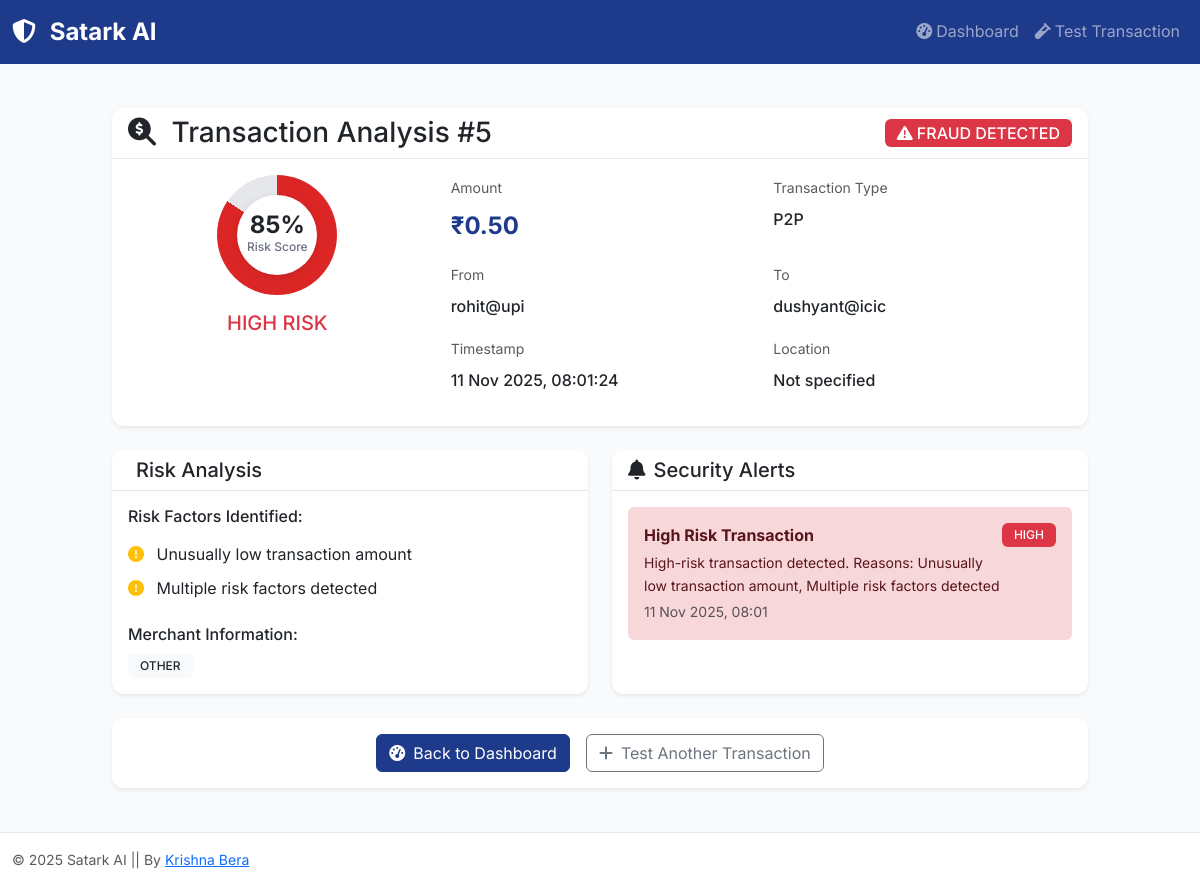
The page /transaction/5 on the database its author committed.
### models.py (models this page shows, shortened)
class Transaction(db.Model):
    id = db.Column(db.Integer, primary_key=True)
    amount = db.Column(db.Float, nullable=False)
    sender_id = db.Column(db.String(50), nullable=False)
    receiver_id = db.Column(db.String(50), nullable=False)
    transaction_type = db.Column(db.String(20), nullable=False)
    IST = timezone(timedelta(hours=5, minutes=30))
    timestamp = db.Column(db.DateTime, default=lambda: datetime.now(IST))
    is_fraud = db.Column(db.Boolean, default=False)
    risk_score = db.Column(db.Float, default=0.0)
    location = db.Column(db.String(100))
    device_id = db.Column(db.String(100))
    merchant_category = db.Column(db.String(50))
    def to_dict(self):
        return {
            'id': self.id,
            'amount': self.amount,
            'sender_id': self.sender_id,
            'receiver_id': self.receiver_id,
            'transaction_type': self.transaction_type,
            'timestamp': self.timestamp.isoformat() if self.timestamp else None,
            'is_fraud': self.is_fraud,
            'risk_score': self.risk_score,
            'location': self.location,
            'device_id': self.device_id,
            'merchant_category': self.merchant_category
        }

class FraudAlert(db.Model):
    id = db.Column(db.Integer, primary_key=True)
    transaction_id = db.Column(db.Integer, db.ForeignKey('transaction.id'), nullable=False)
    alert_type = db.Column(db.String(50), nullable=False)
    severity = db.Column(db.String(20), nullable=False)  # HIGH, MEDIUM, LOW
    message = db.Column(db.Text, nullable=False)
    timestamp = db.Column(db.DateTime, default=datetime.utcnow)
    is_resolved = db.Column(db.Boolean, default=False)
    transaction = db.relationship('Transaction', backref=db.backref('alerts', lazy=True))

### routes.py (the view)
@app.route('/transaction/<int:transaction_id>')
def transaction_result(transaction_id):
    transaction = Transaction.query.get_or_404(transaction_id)
    transaction_data = transaction.to_dict()
    reasons = fraud_detector.get_fraud_reasons(transaction_data, transaction.risk_score)
    alerts = FraudAlert.query.filter_by(transaction_id=transaction_id).all()
    return render_template('transaction_result.html',
                         transaction=transaction,
                         reasons=reasons,
                         alerts=alerts)

### fraud_detector.py (called while the page is built)
    def get_fraud_reasons(self, transaction_data, fraud_probability):
        reasons = []
        amount = transaction_data.get('amount', 0)
        hour = datetime.now(IST).hour if 'timestamp' not in transaction_data else pd.to_datetime(transaction_data['timestamp']).hour
        if amount > 50000:
            reasons.append("Very high transaction amount")
        if amount < 1:
            reasons.append("Unusually low transaction amount")
        if hour < 6 or hour > 22:
            reasons.append("Transaction at unusual hours")
        if fraud_probability > 0.8:
            reasons.append("Multiple risk factors detected")
        if not reasons:
            reasons.append("Standard risk assessment completed")
        return reasons

### templates/transaction_result.html (shortened to what this page needs)
{% extends "base.html" %}
{% block content %}
<div class="row justify-content-center">
    <div class="col-xl-10 col-lg-12">
        <div class="card border-0 shadow-sm mb-4">
            <div class="card-header bg-transparent">
                <div class="d-flex justify-content-between align-items-center">
                    <h3 class="card-title mb-0">
                        <i class="fas fa-search-dollar me-2"></i>
                        Transaction Analysis #{{ transaction.id }}
                    </h3>
                    <div class="transaction-status">
                        {% if transaction.is_fraud %}
                            <span class="badge bg-danger fs-6">
                                <i class="fas fa-exclamation-triangle me-1"></i>FRAUD DETECTED
                            </span>
                        {% else %}
                            <span class="badge bg-success fs-6">
                                <i class="fas fa-check-circle me-1"></i>LEGITIMATE
                            </span>
                        {% endif %}
                    </div>
                </div>
            </div>
            <div class="card-body">
                <div class="row">
                    <div class="col-md-4 mb-3">
                        <div class="text-center">
                            <div class="risk-gauge mb-3">
                                <div class="risk-circle" style="background: conic-gradient(
                                    {% if transaction.risk_score > 0.7 %}#DC2626{% elif transaction.risk_score > 0.3 %}#D97706{% else %}#059669{% endif %} 0deg,
                                    {% if transaction.risk_score > 0.7 %}#DC2626{% elif transaction.risk_score > 0.3 %}#D97706{% else %}#059669{% endif %} {{ transaction.risk_score * 360 }}deg,
                                    #E5E7EB {{ transaction.risk_score * 360 }}deg
                                );">
                                    <div class="risk-inner">
                                        <div class="risk-percentage">{{ "%.0f"|format(transaction.risk_score * 100) }}%</div>
                                        <div class="risk-label">Risk Score</div>
                                    </div>
                                </div>
                            </div>
                            <h5 class="mb-0">
                                {% if transaction.risk_score > 0.7 %}
                                    <span class="text-danger">HIGH RISK</span>
                                {% elif transaction.risk_score > 0.3 %}
                                    <span class="text-warning">MEDIUM RISK</span>
                                {% else %}
                                    <span class="text-success">LOW RISK</span>
                                {% endif %}
                            </h5>
                        </div>
                    </div>
                    <div class="col-md-8">
                        <div class="row">
                            <div class="col-sm-6 mb-3">
                                <label class="form-label small text-muted">Amount</label>
                                <div class="fw-bold fs-4 text-primary">₹{{ "%.2f"|format(transaction.amount) }}</div>
                            </div>
                            <div class="col-sm-6 mb-3">
                                <label class="form-label small text-muted">Transaction Type</label>
                                <div class="fw-medium">{{ transaction.transaction_type }}</div>
                            </div>
                            <div class="col-sm-6 mb-3">
                                <label class="form-label small text-muted">From</label>
                                <div class="fw-medium text-truncate">{{ transaction.sender_id }}</div>
                            </div>
                            <div class="col-sm-6 mb-3">
                                <label class="form-label small text-muted">To</label>
                                <div class="fw-medium text-truncate">{{ transaction.receiver_id }}</div>
                            </div>
                            <div class="col-sm-6 mb-3">
                                <label class="form-label small text-muted">Timestamp</label>
                                <div class="fw-medium">{{ transaction.timestamp.strftime('%d %b %Y, %H:%M:%S') }}</div>
                            </div>
                            <div class="col-sm-6 mb-3">
                                <label class="form-label small text-muted">Location</label>
                                <div class="fw-medium">{{ transaction.location or 'Not specified' }}</div>
                            </div>
                        </div>
                    </div>
                </div>
            </div>
        </div>
        <div class="row">
            <div class="col-md-6 mb-4">
                <div class="card border-0 shadow-sm h-100">
                    <div class="card-header bg-transparent">
                        <h5 class="card-title mb-0">
                            Risk Analysis
                        </h5>
                    </div>
                    <div class="card-body">
                        <h6 class="mb-3">Risk Factors Identified:</h6>
                        <ul class="list-unstyled">
                            {% for reason in reasons %}
                            <li class="mb-2">
                                <i class="fas fa-exclamation-circle text-warning me-2"></i>
                                {{ reason }}
                            </li>
                            {% endfor %}
                        </ul>
                        {% if transaction.merchant_category %}
                        <div class="mt-4">
                            <h6 class="mb-2">Merchant Information:</h6>
                            <span class="badge bg-light text-dark">{{ transaction.merchant_category }}</span>
                        </div>
                        {% endif %}
                    </div>
                </div>
            </div>
            <div class="col-md-6 mb-4">
                <div class="card border-0 shadow-sm h-100">
                    <div class="card-header bg-transparent">
                        <h5 class="card-title mb-0">
                            <i class="fas fa-bell me-2"></i>Security Alerts
                        </h5>
                    </div>
                    <div class="card-body">
                        {% if alerts %}
                            {% for alert in alerts %}
                            <div class="alert alert-{{ 'danger' if alert.severity == 'HIGH' else 'warning' if alert.severity == 'MEDIUM' else 'info' }} border-0 mb-3">
                                <div class="d-flex justify-content-between align-items-start">
                                    <div>
                                        <div class="fw-bold mb-1">{{ alert.alert_type.replace('_', ' ').title() }}</div>
                                        <div class="small">{{ alert.message }}</div>
                                        <div class="text-muted small mt-1">
                                            {{ alert.timestamp.strftime('%d %b %Y, %H:%M') }}
                                        </div>
                                    </div>
                                    <span class="badge bg-{{ 'danger' if alert.severity == 'HIGH' else 'warning' if alert.severity == 'MEDIUM' else 'info' }}">
                                        {{ alert.severity }}
                                    </span>
                                </div>
                            </div>
                            {% endfor %}
                        {% else %}
                            <div class="text-center py-3">
                                <i class="fas fa-shield-alt text-success fa-2x mb-2"></i>
                                <p class="text-muted mb-0">No security alerts for this transaction</p>
                            </div>
                        {% endif %}
                    </div>
                </div>
            </div>
        </div>
        <div class="card border-0 shadow-sm">
            <div class="card-body">
                <div class="d-flex gap-3 justify-content-center">
                    <a href="{{ url_for('dashboard') }}" class="btn btn-primary">
                        <i class="fas fa-tachometer-alt me-2"></i>Back to Dashboard
                    </a>
                    <a href="{{ url_for('test_transaction') }}" class="btn btn-outline-secondary">
                        <i class="fas fa-plus me-2"></i>Test Another Transaction
                    </a>
                </div>
            </div>
        </div>
    </div>
</div>
{% endblock %}

### static/css/style.css (style rules this page uses)
:root { --primary-color: #1E3A8A; --secondary-color: #DC2626; --success-color: #059669; --warning-color: #D97706; --background-color: #F8FAFC; --text-color: #1E293B; --light-gray: #E2E8F0; --border-radius: 12px; --spacing: 20px; --box-shadow: 0 4px 6px -1px rgba(0, 0, 0, 0.1), 0 2px 4px -1px rgba(0, 0, 0, 0.06); }
body { font-family: 'Inter', -apple-system, BlinkMacSystemFont, 'Segoe UI', 'Roboto', sans-serif; background-color: var(--background-color); color: var(--text-color); line-height: 1.6; }
.btn-primary { background-color: var(--primary-color); border-color: var(--primary-color); }
.text-primary { color: var(--primary-color) !important; }
.card { border-radius: var(--border-radius); box-shadow: var(--box-shadow); border: 1px solid #E5E7EB; transition: transform 0.2s ease, box-shadow 0.2s ease; }
.card-header { background-color: #FAFBFC; border-bottom: 1px solid #E5E7EB; font-weight: 600; }
.badge { font-weight: 500; padding: 6px 12px; border-radius: 6px; }

### templates/transaction_result.html (style rules this page uses)
.risk-gauge { position: relative; width: 120px; height: 120px; margin: 0 auto; }
.risk-circle { width: 120px; height: 120px; border-radius: 50%; position: relative; display: flex; align-items: center; justify-content: center; }
.risk-inner { width: 80px; height: 80px; background: white; border-radius: 50%; display: flex; flex-direction: column; align-items: center; justify-content: center; box-shadow: 0 2px 8px rgba(0,0,0,0.1); }
.risk-percentage { font-size: 1.5rem; font-weight: 700; line-height: 1; }
.risk-label { font-size: 0.75rem; color: #6B7280; font-weight: 500; }

### rows shown on the page
Transaction: transaction.risk_score*100 "85", amount "0.50"
FraudAlert: alert_type.replace "High Risk Transaction", message "High-risk transaction detected. Reasons: Unusually low transaction amount, Multiple risk factors detected", timestamp "11 Nov 2025, 08:01", severity "HIGH"

### other values the page prints
{{ reason }} "Unusually low transaction amount" "Multiple risk factors detected"
